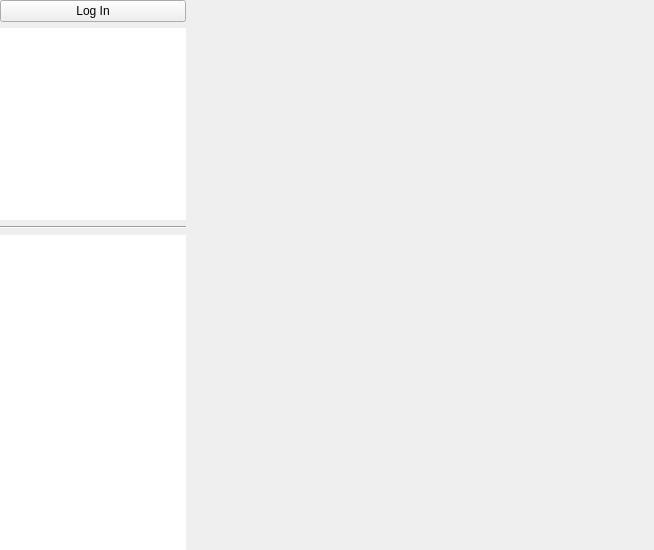
<?xml version="1.0" encoding="UTF-8"?>
<ui version="4.0">
 <class>HomeTabView</class>
 <widget class="QWidget" name="HomeTabView">
  <property name="geometry">
   <rect>
    <x>0</x>
    <y>0</y>
    <width>654</width>
    <height>550</height>
   </rect>
  </property>
  <property name="windowTitle">
   <string>Form</string>
  </property>
  <layout class="QHBoxLayout" name="horizontalLayout_2">
   <property name="leftMargin">
    <number>0</number>
   </property>
   <property name="topMargin">
    <number>0</number>
   </property>
   <property name="rightMargin">
    <number>0</number>
   </property>
   <property name="bottomMargin">
    <number>0</number>
   </property>
   <item>
    <widget class="QFrame" name="frame">
     <property name="maximumSize">
      <size>
       <width>186</width>
       <height>16777215</height>
      </size>
     </property>
     <property name="frameShape">
      <enum>QFrame::NoFrame</enum>
     </property>
     <property name="frameShadow">
      <enum>QFrame::Raised</enum>
     </property>
     <property name="lineWidth">
      <number>1</number>
     </property>
     <layout class="QVBoxLayout" name="verticalLayout_2">
      <property name="leftMargin">
       <number>0</number>
      </property>
      <property name="topMargin">
       <number>0</number>
      </property>
      <property name="rightMargin">
       <number>0</number>
      </property>
      <property name="bottomMargin">
       <number>0</number>
      </property>
      <item>
       <widget class="QPushButton" name="pushButton">
        <property name="text">
         <string>Log In</string>
        </property>
       </widget>
      </item>
      <item>
       <widget class="QListWidget" name="navList">
        <property name="sizePolicy">
         <sizepolicy hsizetype="Minimum" vsizetype="Fixed">
          <horstretch>0</horstretch>
          <verstretch>0</verstretch>
         </sizepolicy>
        </property>
        <property name="maximumSize">
         <size>
          <width>16777215</width>
          <height>16777215</height>
         </size>
        </property>
        <property name="baseSize">
         <size>
          <width>0</width>
          <height>0</height>
         </size>
        </property>
        <property name="frameShape">
         <enum>QFrame::NoFrame</enum>
        </property>
       </widget>
      </item>
      <item>
       <widget class="Line" name="line">
        <property name="sizePolicy">
         <sizepolicy hsizetype="Minimum" vsizetype="Fixed">
          <horstretch>0</horstretch>
          <verstretch>0</verstretch>
         </sizepolicy>
        </property>
        <property name="orientation">
         <enum>Qt::Horizontal</enum>
        </property>
       </widget>
      </item>
      <item>
       <widget class="QTreeView" name="favTree">
        <property name="sizePolicy">
         <sizepolicy hsizetype="Minimum" vsizetype="Expanding">
          <horstretch>0</horstretch>
          <verstretch>0</verstretch>
         </sizepolicy>
        </property>
        <property name="maximumSize">
         <size>
          <width>16777215</width>
          <height>16777215</height>
         </size>
        </property>
        <property name="frameShape">
         <enum>QFrame::NoFrame</enum>
        </property>
       </widget>
      </item>
     </layout>
    </widget>
   </item>
   <item>
    <widget class="QStackedWidget" name="stackedWidget">
     <property name="minimumSize">
      <size>
       <width>0</width>
       <height>0</height>
      </size>
     </property>
     <widget class="QWidget" name="page">
      <zorder></zorder>
     </widget>
     <widget class="QWidget" name="page_2"/>
    </widget>
   </item>
  </layout>
 </widget>
 <resources/>
 <connections/>
</ui>
